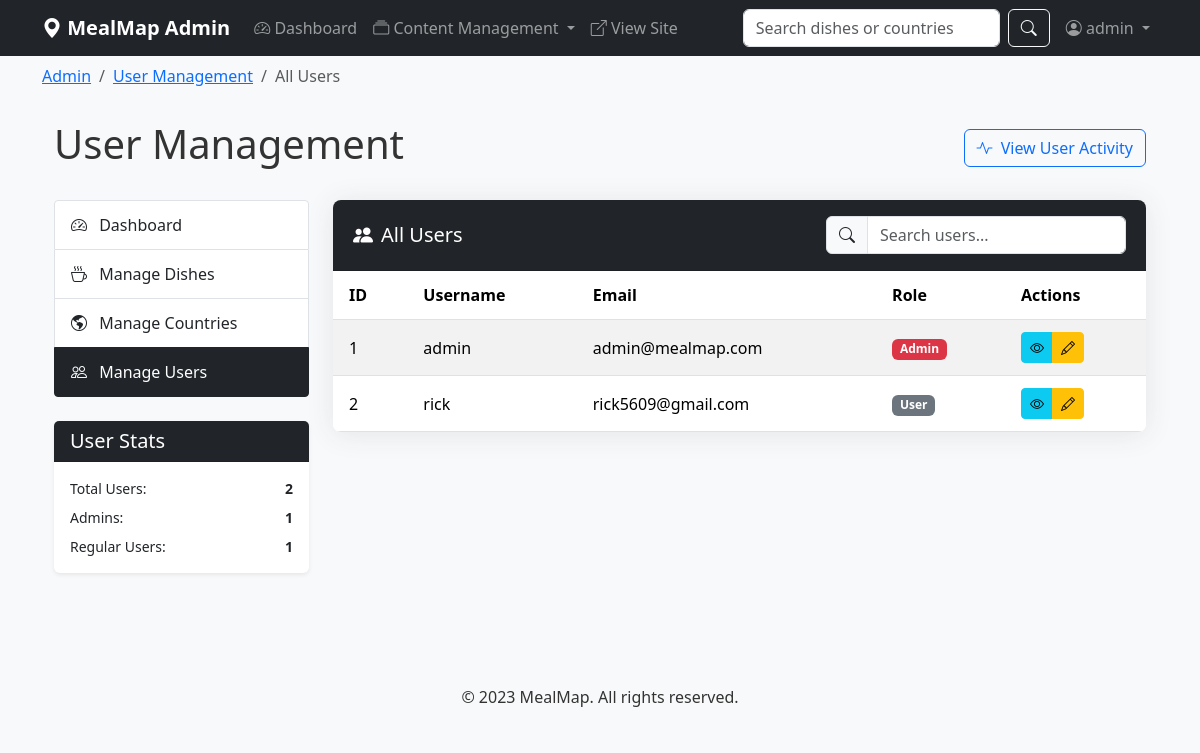
The app's page /admin/users (signed in) with its own data.
### models.py (models this page shows, shortened)
class User(UserMixin, db.Model):
    id = db.Column(db.Integer, primary_key=True)
    username = db.Column(db.String(80), unique=True, nullable=False)
    email = db.Column(db.String(120), unique=True, nullable=False)
    password_hash = db.Column(db.String(128))
    is_admin = db.Column(db.Boolean, default=False)
    created_at = db.Column(db.DateTime, default=db.func.current_timestamp())
    favorites = db.relationship('Favorite', backref='user', lazy=True)
    ratings = db.relationship('Rating', backref='user', lazy=True)

### routes.py (the view)
@app.route('/admin/users')
@login_required
@admin_required
def admin_users():
    users = User.query.all()
    return render_template('admin/users.html', users=users)

### routes.py (called while the page is built)
@login_manager.user_loader
def load_user(user_id):
    return User.query.get(int(user_id))

def admin_required(f):
    @functools.wraps(f)
    def decorated_function(*args, **kwargs):
        if not current_user.is_authenticated or not current_user.is_admin:
            flash('You need administrator privileges to access this page.', 'danger')
            return redirect(url_for('index'))
        return f(*args, **kwargs)
    return decorated_function

### templates/admin/users.html (shortened to what this page needs)
{% extends 'base.html' %}
{% block admin_breadcrumb %}
<li class="breadcrumb-item"><a href="{{ url_for('admin_users') }}">User Management</a></li>
<li class="breadcrumb-item active">All Users</li>
{% endblock %}
{% block content %}
<div class="container">
    <div class="d-flex justify-content-between align-items-center mb-4">
        <h1>User Management</h1>
        <div>
            <a href="{{ url_for('admin_user_activity') }}" class="btn btn-outline-primary">
                <i class="bi bi-activity me-1"></i> View User Activity
            </a>
        </div>
    </div>
    <div class="row">
        <div class="col-md-3 mb-4">
            <div class="list-group admin-sidebar">
                <a href="{{ url_for('admin_dashboard') }}" class="list-group-item list-group-item-action">
                    <i class="bi bi-speedometer2 me-2"></i> Dashboard
                </a>
                <a href="{{ url_for('admin_dishes') }}" class="list-group-item list-group-item-action">
                    <i class="bi bi-cup-hot me-2"></i> Manage Dishes
                </a>
                <a href="{{ url_for('admin_countries') }}" class="list-group-item list-group-item-action">
                    <i class="bi bi-globe-americas me-2"></i> Manage Countries
                </a>
                <a href="{{ url_for('admin_users') }}" class="list-group-item list-group-item-action active">
                    <i class="bi bi-people me-2"></i> Manage Users
                </a>
            </div>
            <div class="card mt-4 admin-stats-summary">
                <div class="card-header bg-dark text-white">
                    <h5 class="mb-0">User Stats</h5>
                </div>
                <div class="card-body">
                    <div class="d-flex justify-content-between mb-2">
                        <div>Total Users:</div>
                        <div class="fw-bold">{{ users|length }}</div>
                    </div>
                    <div class="d-flex justify-content-between mb-2">
                        <div>Admins:</div>
                        <div class="fw-bold">{{ users|selectattr('is_admin', 'eq', true)|list|length }}</div>
                    </div>
                    <div class="d-flex justify-content-between">
                        <div>Regular Users:</div>
                        <div class="fw-bold">{{ users|selectattr('is_admin', 'ne', true)|list|length }}</div>
                    </div>
                </div>
            </div>
        </div>
        <div class="col-md-9">
            <div class="card admin-card">
                <div class="card-header bg-dark text-white d-flex justify-content-between align-items-center">
                    <h5 class="mb-0"><i class="bi bi-people-fill me-2"></i>All Users</h5>
                    <div class="input-group" style="max-width: 300px;">
                        <span class="input-group-text"><i class="bi bi-search"></i></span>
                        <input type="text" id="userSearch" class="form-control" placeholder="Search users...">
                    </div>
                </div>
                <div class="card-body p-0">
                    <div class="table-responsive">
                        <table class="table table-striped table-hover admin-table mb-0">
                            <thead>
                                <tr>
                                    <th>ID</th>
                                    <th>Username</th>
                                    <th>Email</th>
                                    <th>Role</th>
                                    <th>Actions</th>
                                </tr>
                            </thead>
                            <tbody>
                                {% for user in users %}
                                    <tr>
                                        <td>{{ user.id }}</td>
                                        <td>{{ user.username }}</td>
                                        <td>{{ user.email }}</td>
                                        <td>{% if user.is_admin %}<span class="badge bg-danger">Admin</span>{% else %}<span class="badge bg-secondary">User</span>{% endif %}</td>
                                        <td>
                                            <div class="btn-group btn-group-sm">
                                                <a href="{{ url_for('admin_user_detail', user_id=user.id) }}" class="btn btn-info" title="View Details">
                                                    <i class="bi bi-eye"></i>
                                                </a>
                                                <a href="{{ url_for('admin_user_detail', user_id=user.id) }}" class="btn btn-warning" title="Edit User">
                                                    <i class="bi bi-pencil"></i>
                                                </a>
                                            </div>
                                        </td>
                                    </tr>
                                {% else %}
                                    <tr>
                                        <td colspan="5" class="text-center">No users found.</td>
                                    </tr>
                                {% endfor %}
                            </tbody>
                        </table>
                    </div>
                </div>
            </div>
        </div>
    </div>
</div>
{% endblock %}

### templates/base.html (shortened to what this page needs)
<!DOCTYPE html>
<html lang="en">
<head>
    <link href="https://cdn.jsdelivr.net/npm/bootstrap@5.3.6/dist/css/bootstrap.min.css" rel="stylesheet">
    <link rel="stylesheet" href="https://cdn.jsdelivr.net/npm/bootstrap-icons@1.11.2/font/bootstrap-icons.min.css">
    <link rel="stylesheet" href="{{ url_for('static', filename='css/style.css') }}">
</head>
<body>
    <nav class="navbar navbar-expand-lg navbar-dark sticky-top {% if current_user.is_authenticated and current_user.is_admin %}bg-dark{% else %}bg-primary{% endif %}">
        <div class="container">
            <a class="navbar-brand" href="{{ url_for('index') }}">
                <i class="bi bi-geo-alt-fill"></i> {% if current_user.is_authenticated and current_user.is_admin %}MealMap Admin{% else %}MealMap{% endif %}
            </a>
            <div class="collapse navbar-collapse" id="navbarNav">
                <ul class="navbar-nav me-auto">
                    {% if current_user.is_authenticated and current_user.is_admin %}
                    <li class="nav-item">
                        <a class="nav-link" href="{{ url_for('admin_dashboard') }}">
                            <i class="bi bi-speedometer2"></i> Dashboard
                        </a>
                    </li>
                    <li class="nav-item dropdown">
                        <a class="nav-link dropdown-toggle" href="#" id="contentDropdown" role="button" data-bs-toggle="dropdown" aria-expanded="false">
                            <i class="bi bi-collection"></i> Content Management
                        </a>
                    </li>
                    <li class="nav-item">
                        <a class="nav-link" href="{{ url_for('index') }}" target="_blank">
                            <i class="bi bi-box-arrow-up-right"></i> View Site
                        </a>
                    </li>
                    {% endif %}
                </ul>
                {% if not current_user.is_authenticated or not current_user.is_admin %}
                <form class="d-flex me-2" action="{{ url_for('search') }}" method="get">
                    <input class="form-control me-2" type="search" name="query" placeholder="Search dishes or countries" aria-label="Search">
                    <button class="btn btn-outline-light" type="submit">Search</button>
                </form>
                {% else %}
                <form class="d-flex me-2" action="{{ url_for('search') }}" method="get">
                    <input class="form-control me-2" type="search" name="query" placeholder="Search dishes or countries" aria-label="Search">
                    <button class="btn btn-outline-light" type="submit"><i class="bi bi-search"></i></button>
                </form>
                {% endif %}
                <ul class="navbar-nav">
                    {% if current_user.is_authenticated %}
                        {% if current_user.is_admin %}
                        <li class="nav-item dropdown">
                            <a class="nav-link dropdown-toggle" href="#" id="adminUserDropdown" role="button" data-bs-toggle="dropdown" aria-expanded="false">
                                <i class="bi bi-person-circle"></i> {{ current_user.username }}
                            </a>
                        </li>
                        {% endif %}
                    {% endif %}
                </ul>
            </div>
        </div>
    </nav>
    {% if current_user.is_authenticated and current_user.is_admin %}
    <div class="bg-light py-2">
        <div class="container">
            <nav aria-label="breadcrumb">
                <ol class="breadcrumb mb-0">
                    <li class="breadcrumb-item"><a href="{{ url_for('admin_dashboard') }}">Admin</a></li>
                    {% block admin_breadcrumb %}{% endblock %}
                </ol>
            </nav>
        </div>
    </div>
    {% endif %}
    <div class="container mt-4">
        {% block content %}{% endblock %}
    </div>
    <footer class="py-3 mt-5 bg-light">
        <div class="container text-center">
            <p class="mb-0">&copy; 2023 MealMap. All rights reserved.</p>
        </div>
    </footer>
</body>
</html>

### static/css/style.css (style rules this page uses)
body { font-family: 'Segoe UI', Tahoma, Geneva, Verdana, sans-serif; color: #333; background-color: #f8f9fa; }
.navbar-brand { font-weight: bold; }
.card { box-shadow: 0 0.125rem 0.25rem rgba(0, 0, 0, 0.075); border: none; margin-bottom: 1.5rem; }
.card-header { background-color: #f8f9fa; border-bottom: 1px solid rgba(0, 0, 0, 0.125); }
.admin-sidebar { position: sticky; top: 1rem; }
.admin-sidebar .list-group-item { padding: 0.75rem 1rem; border-radius: 0; }
.admin-sidebar .list-group-item:first-child { border-top-left-radius: 0.25rem; border-top-right-radius: 0.25rem; }
.admin-sidebar .list-group-item:last-child { border-bottom-left-radius: 0.25rem; border-bottom-right-radius: 0.25rem; }
.admin-sidebar .list-group-item.active { background-color: #212529; border-color: #212529; }
.admin-card { box-shadow: 0 0.15rem 1.75rem 0 rgba(58, 59, 69, 0.1); border: none; border-radius: 0.5rem; overflow: hidden; }
.admin-card .card-header { padding: 1rem 1.25rem; margin-bottom: 0; font-weight: 500; }
.admin-table { margin-bottom: 0; }
.admin-table th, .admin-table td { vertical-align: middle; padding: 0.75rem 1rem; }
.admin-stats-summary { font-size: 0.875rem; }

### records on screen
User: username "admin", id "1", email "admin@mealmap.com", is_admin "Admin"
User: id "2", username "rick", email "rick5609@gmail.com", is_admin "User"

### other values on screen
{{ users|length }} "2"
{{ users|selectattr('is_admin', 'eq', true)|list|length }} "1"
{{ users|selectattr('is_admin', 'ne', true)|list|length }} "1"
